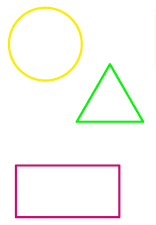
#> input picture shape_detector/assets/test_images/shapes.png, 156 x 225 px, found by its file name
$ python sample.py
#> lines starting #> are read from the running program, lines starting #| are printed output that depends on the picture; after the words box and inside, x2 and y2 are one past the last pixel; in counts of white or black regions, pixels touching at a corner belong together
#> further down, img is the input picture: shape (225, 156, 3); mean B, G, R 245.4, 249.8, 250.9
import cv2
import numpy as np

PIXELS_TO_MM = 0.2645833333  # Adjust as needed for your camera

def detect_shapes_in_image(img):
	imgResize = cv2.resize(img, (500, 280))
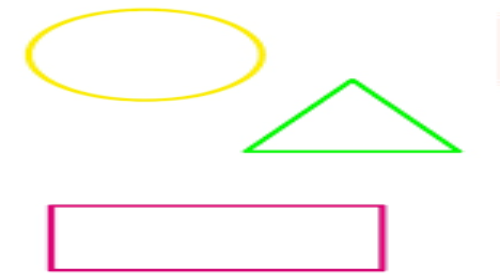
#> imgResize: shape (280, 500, 3); mean B, G, R 245.4, 249.8, 250.9
	imgContour = imgResize.copy()

	imgGray = cv2.cvtColor(imgResize, cv2.COLOR_BGR2GRAY)
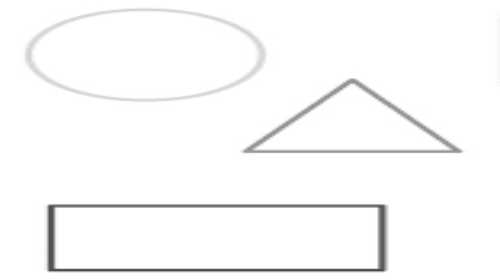
#> imgGray: shape (280, 500); min 73, max 255, mean 249.6
	imgBlur = cv2.GaussianBlur(imgGray, (7, 7), 1)
	imgCanny = cv2.Canny(imgBlur, 50, 50)
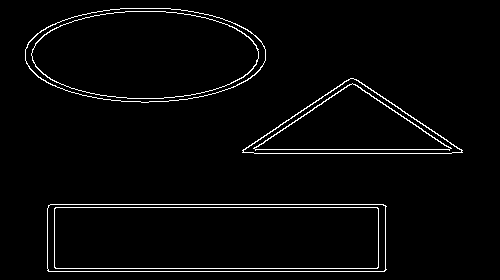
#> imgCanny: shape (280, 500); 2.7% white in thin lines or dots, all inside (x1, y1, x2, y2) = (25, 8, 463, 272)

	contours, _ = cv2.findContours(imgCanny, cv2.RETR_EXTERNAL, cv2.CHAIN_APPROX_NONE)
#> contours = 3 contours; box (x1, y1, x2, y2) and area: (47, 204, 387, 272) 22640, (25, 8, 266, 103) 17781, (242, 78, 463, 154) 8733
	for cnt in contours:
		area_og = int(cv2.contourArea(cnt))
		if area_og > 50:
			cv2.drawContours(imgContour, [cnt], -1, (255, 0, 0), 3)
			approx_points = cv2.approxPolyDP(cnt, 0.02 * (cv2.arcLength(cnt, True)), True)
			object_corners = len(approx_points)
			x, y, w, h = cv2.boundingRect(approx_points)

			# Shape classification
			if object_corners > 7:
				objectType = "Circle"
			elif object_corners == 6:
				objectType = "Hexagon"
			elif object_corners == 4:
				aspRatio = w / float(h)
				if 0.9 < aspRatio < 1.2:
					objectType = "Square"
				else:
					objectType = "Rectangle"
			elif object_corners == 3:
				objectType = "Triangle"
			else:
				objectType = "TBD"

			# Draw bounding box
			cv2.rectangle(imgContour, (x-5, y-5), (x+w+2, y+h+2), (0, 255, 0), 2)
			# Center the label inside the bounding box
			label = objectType
			(text_width, text_height), baseline = cv2.getTextSize(label, cv2.FONT_HERSHEY_SIMPLEX, 0.7, 2)
			label_x = x + (w - text_width) // 2
			label_y = y + (h + text_height) // 2
			cv2.putText(imgContour, label, (label_x, label_y), cv2.FONT_HERSHEY_SIMPLEX, 0.7, (0, 0, 0), 2)
#> this loop made 3 passes
#> (area_og, approx_points, object_corners, x, y, w, h, aspRatio) on pass 1: (22639, [[47, 208], [48, 271], [386, 269], [383, 204]], 4, 47, 204, 340, 68, 5)
#> (area_og, approx_points, object_corners, x, y, w, h, objectType) on pass 2: (8733, [[242, 150], [462, 152], [353, 78]], 3, 242, 78, 221, 75, 'Triangle')
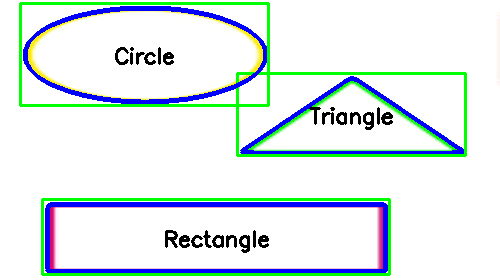
#> imgContour: shape (280, 500, 3); 11.71% of pixels changed, all inside (x1, y1, x2, y2) = (19, 2, 467, 276)
	return imgContour

if __name__ == "__main__":
	img = cv2.imread(r"D:\AI_Journey\shape_detector\assets\test_images\shapes.png")
	processed_img = detect_shapes_in_image(img)
	cv2.imshow("Shape Detection Test", processed_img)
	cv2.waitKey(0)
	cv2.destroyAllWindows()
